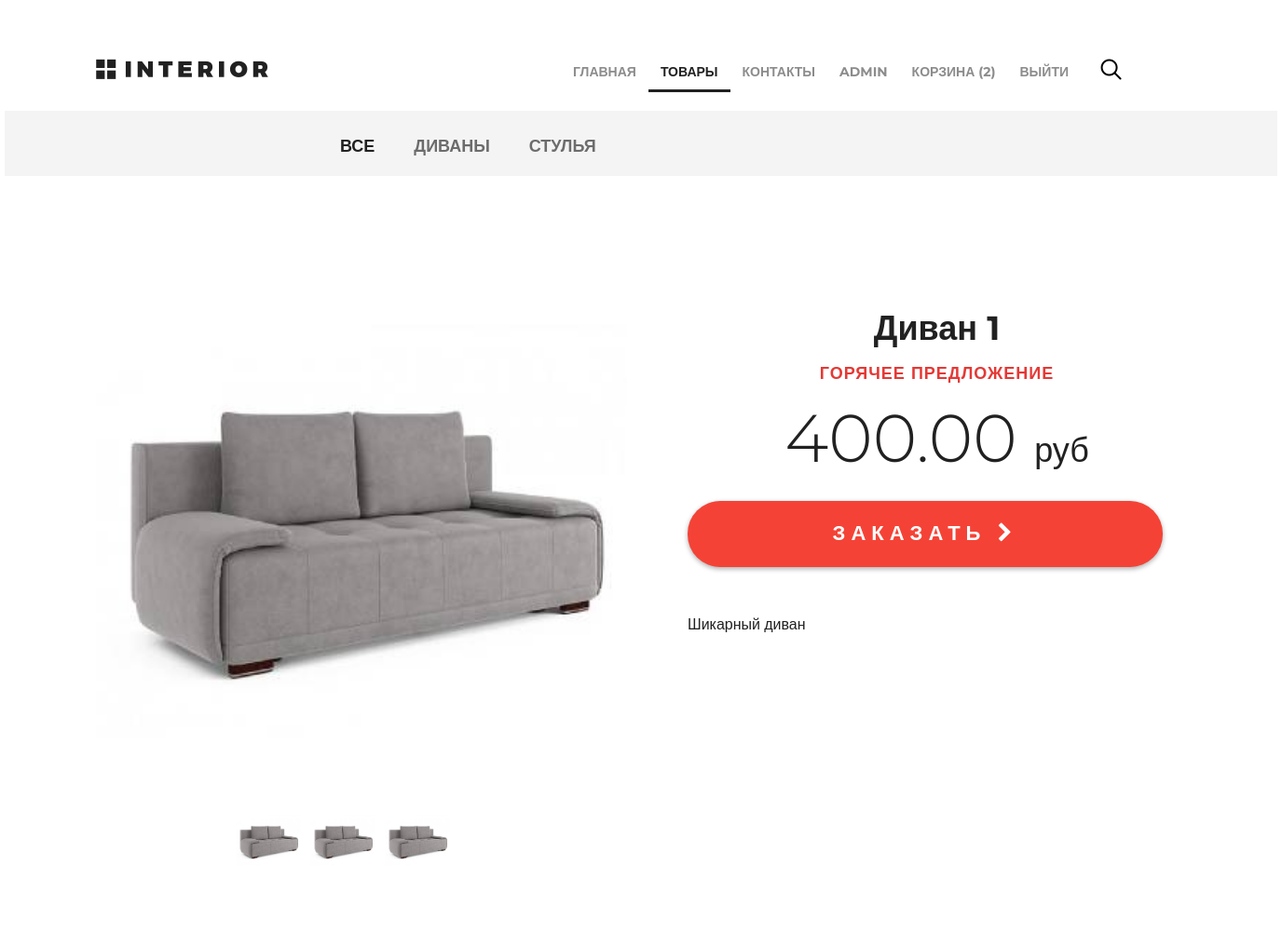
The page /products (signed in, upper part) on the database as committed earlier.
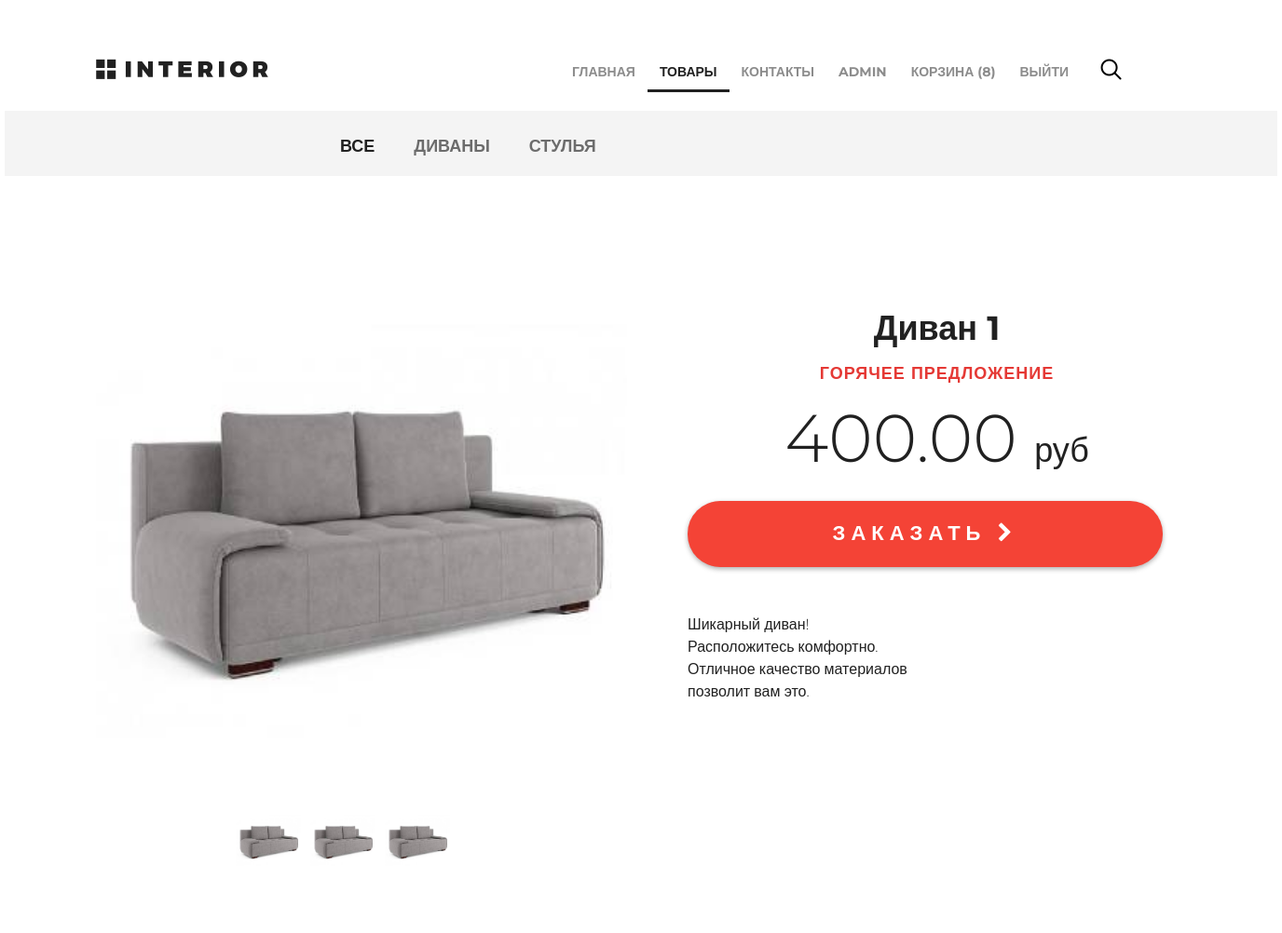
The same page on the database as committed later.
### authapp/models.py (models this page shows)
class ShopUser(AbstractUser):
    avatar = models.ImageField(upload_to='users_avatars', blank=True)
    age = models.PositiveIntegerField(verbose_name='возраст', null=True)
    city = models.CharField(max_length=64, blank=True)

### basketapp/models.py (models this page shows, shortened)
class Basket(models.Model):
    user = models.ForeignKey(get_user_model(), on_delete=models.CASCADE, related_name='basket')
    product = models.ForeignKey(Product, on_delete=models.CASCADE)
    quantity = models.PositiveSmallIntegerField(verbose_name='количество', default=0)
    created_at = models.DateTimeField(verbose_name='время', auto_now_add=True)
    objects = BasketManager()

### mainapp/models.py (models this page shows, shortened)
class Product(models.Model):
    category = models.ForeignKey(Category, verbose_name='категория продукт', on_delete=models.DO_NOTHING)
    name = models.CharField(verbose_name='имя продукта', max_length=25, unique=False)
    description = models.TextField(verbose_name='описание продукта', blank=True)
    image = models.ImageField(verbose_name='изображение продукта', upload_to='product_images')
    price = models.DecimalField(verbose_name='цена продукта', max_digits=10, decimal_places=2, default=0)
    quantity = models.PositiveIntegerField(verbose_name='количество на складе', default=0)

### mainapp/views.py (the view)
# urls.py: path('products', mainapp.products, name='products'),
def products(request):
    categories = Category.objects.all()
    products = Product.objects.all()
    hot_product = random.choice(products)
    products = products.exclude(pk=hot_product.pk)[:3]
    return render(request, 'mainapp/products.html', context={
        'title': 'Магазин: Товары',
        'menu': MENU_LINKS,
        'hot_product': hot_product,
        'products': products,
        'categories': categories,
    })

### basketapp/models.py (called while the page is built)
    def quantity(self):
        return sum(item.quantity for item in self.all())

### mainapp/Templates/mainapp/products.html (shortened to what this page needs)
{% extends 'mainapp/base.html' %}
{% load static %}
{% block content %}
<div class="hero-white">
    {% include 'mainapp/includes/main_menu_inc.html' %}
</div>
<div class="details">
    <div class="links clearfix">
        {% include 'mainapp/includes/categories_menu_inc.html' %}
    </div>
    <div class="details-products">
        <div class="details-slider">
            <div class="slider-product">
                <img src="{{ hot_product.image.url }}">
            </div>
            <div class="slider-control">
                <div class="block">
                    <a href="#"><img src="{{ hot_product.image.url }}" alt="">
                    </a>
                </div>
                <div class="block">
                    <a href="#"><img src="{{ hot_product.image.url }}" alt="">
                    </a>
                </div>
                <div class="block">
                    <a href="#"><img src="{{ hot_product.image.url }}" alt="">
                    </a>
                </div>
            </div>
        </div>
        <div class="description">
            <h3 class="big-bold">{{ hot_product.name }}</h3>
            <h3 class="red">горячее предложение</h3>
            <p class="price"> {{ hot_product.price }} <span>руб</span></p>
            <a href="{% url 'product' hot_product.pk %}" class="red-button">
                заказать <i class="fa fa-chevron-right" aria-hidden="true"></i>
            </a>
            <div class="description-text">{{ hot_product.description | linebreaks }}</div>
        </div>
    </div>
    <div class="related">
        <div class="title clearfix">
        </div>
    </div>
</div>
{% endblock %}

### mainapp/Templates/mainapp/includes/main_menu_inc.html
<div class="header clearfix">
    <a href="{% url 'index' %}" class="logo"></a>
    <ul class="menu">
        {% with url_name=request.resolver_match.url_name %}
        {% for link, name in menu.items %}
        <li><a href="{% url link %}" class="{% if url_name == link %} active {% endif %}">{{ name }}</a></li>
        {% endfor %}
        {% endwith %}
        {% if request.user.is_authenticated %}
            <li><a href="{% url 'auth:edit' %}">{{user.username}}</a></li>
            <li><a href="{% url 'basket:view' %}">Корзина ({{ request.user.basket.quantity }})</a></li>
            <li><a href="{% url 'auth:logout' %}">Выйти</a></li>
        {% else %}
            <li><a href="{% url 'auth:login' %}">Войти</a></li>
            <li><a href="{% url 'auth:register' %}">Регистрация</a></li>
        {% endif %}
    </ul>
    <a href="#" class="search"></a>
</div>

Rows that differ between the two databases and show on the page:
changed ShopUser "ADMIN": user.basket.quantity "2" → "8"
changed Product "Диван 1": description "Шикарный диван" → "Шикарный диван! Расположитесь комфортно. Отличное качество материалов позволит вам это."
